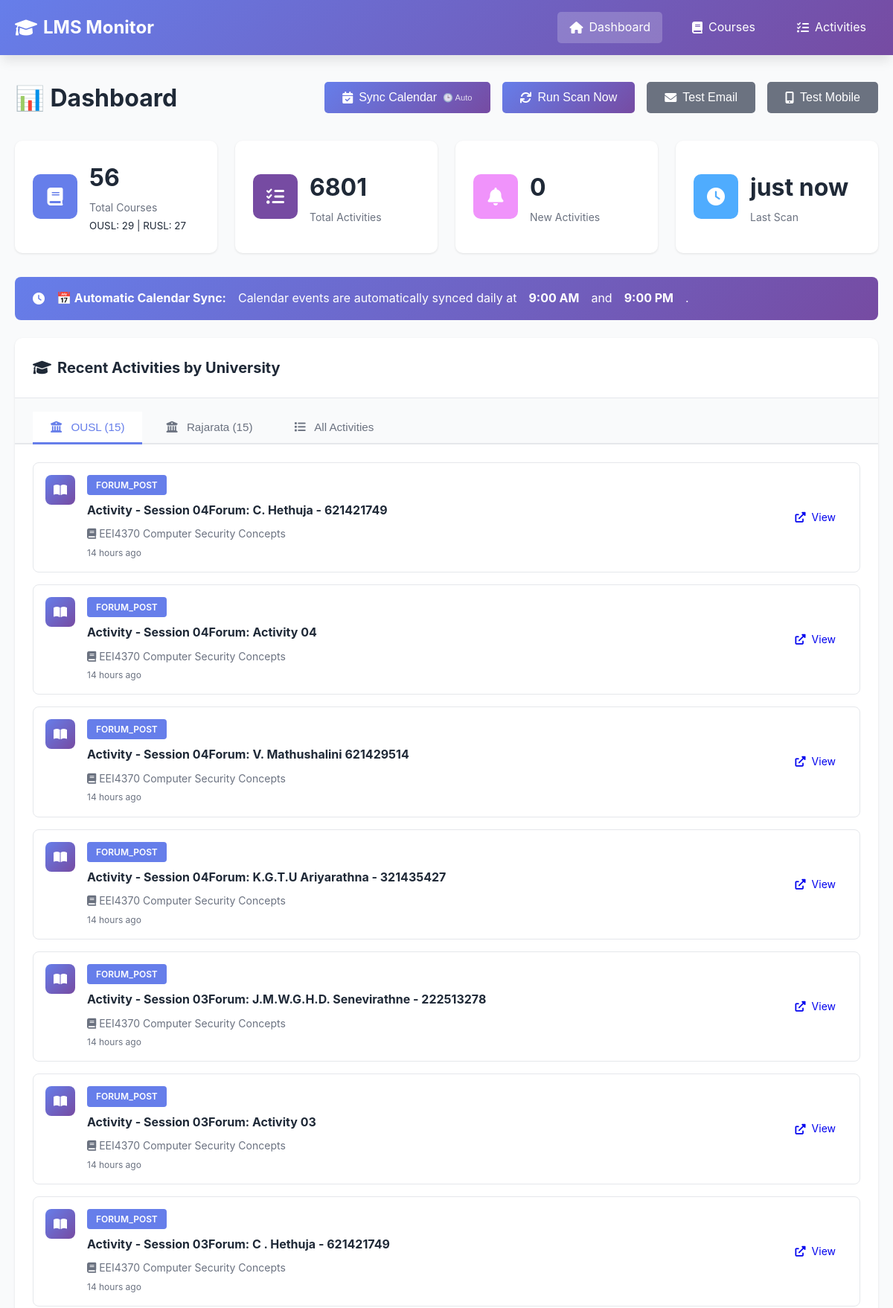
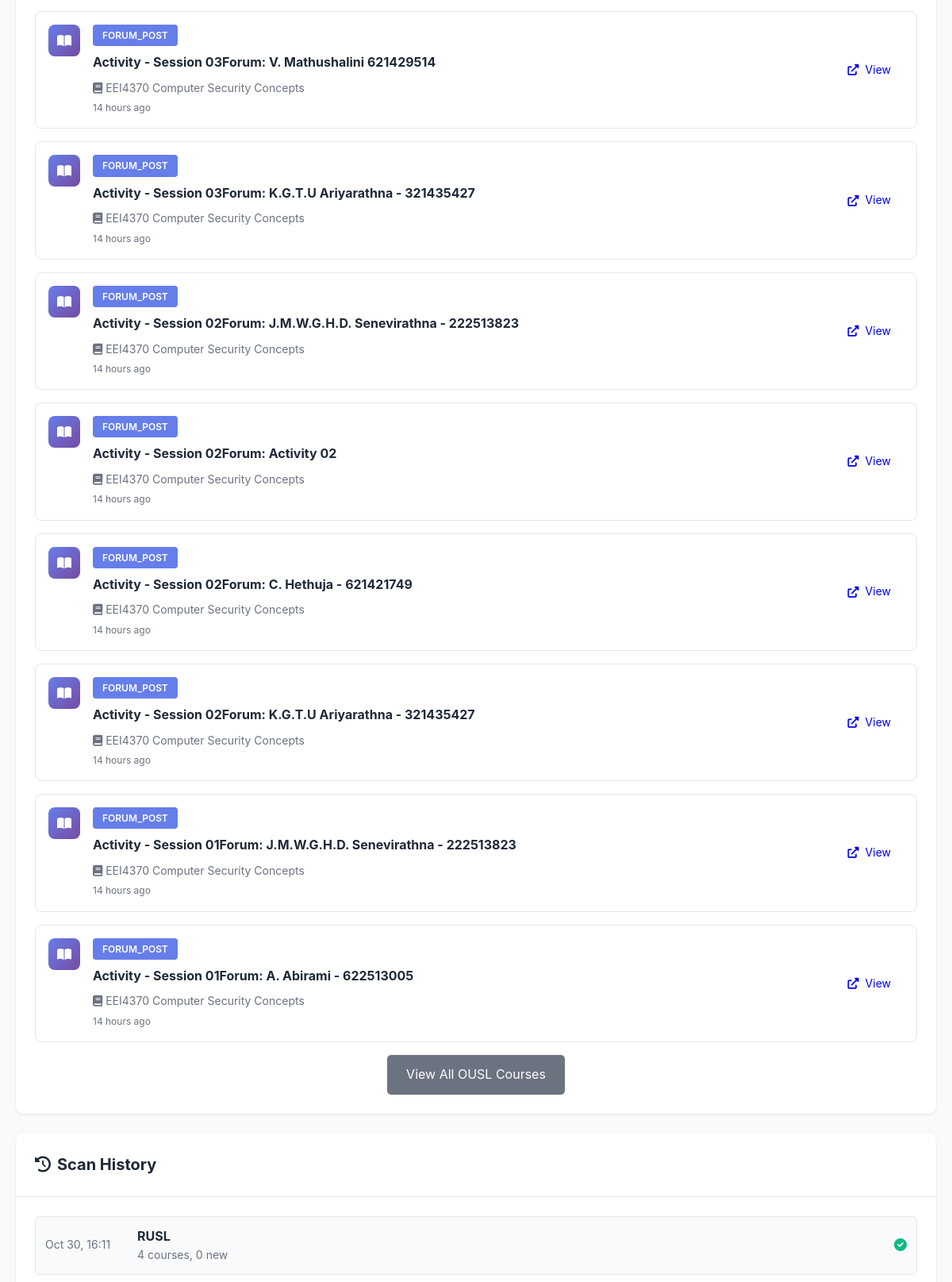
The page / (upper part) on the database its author committed (2 pictures, top to bottom).
### tables this page shows
CREATE TABLE scan_history (
                id INTEGER PRIMARY KEY AUTOINCREMENT,
                lms_name TEXT NOT NULL,
                scan_time TIMESTAMP DEFAULT CURRENT_TIMESTAMP,
                courses_found INTEGER,
                activities_found INTEGER,
                new_activities INTEGER,
                status TEXT,
                error_message TEXT
            );

CREATE TABLE courses (
                id INTEGER PRIMARY KEY AUTOINCREMENT,
                course_id TEXT UNIQUE NOT NULL,
                lms_name TEXT NOT NULL,
                course_name TEXT NOT NULL,
                course_url TEXT,
                first_seen TIMESTAMP DEFAULT CURRENT_TIMESTAMP,
                last_checked TIMESTAMP DEFAULT CURRENT_TIMESTAMP
            );

### app.py (the view, shortened to what this page needs)
@app.route('/')
def index():
    stats = db.get_stats()
    recent_activities = db.get_recent_activities(limit=20)
    scan_history = db.get_scan_history(limit=10)
    ousl_activities = db.get_activities_by_lms('OUSL', limit=15)
    rusl_activities = db.get_activities_by_lms('RUSL', limit=15)
    upcoming_deadlines = db.get_all_upcoming_deadlines(days_ahead=365)
    import re
    is_render = os.getenv('RENDER') is not None or os.getenv('RAILWAY_ENVIRONMENT') is not None
    return render_template('index.html',
                          stats=stats,
                          recent_activities=recent_activities,
                          ousl_activities=ousl_activities,
                          rusl_activities=rusl_activities,
                          upcoming_deadlines=upcoming_deadlines,
                          scan_history=scan_history,
                          is_render=is_render)

### app.py (called while the page is built)
@app.template_filter('datetime')
def format_datetime(value, format='%Y-%m-%d %H:%M:%S'):
    if value is None:
        return ''
    if isinstance(value, str):
        try:
            value = datetime.fromisoformat(value.replace('Z', '+00:00'))
        except:
            return value
    if value.tzinfo is None:
        from datetime import timezone
        value = value.replace(tzinfo=timezone.utc)
    from datetime import timezone, timedelta
    colombo_tz = timezone(timedelta(hours=5, minutes=30))
    local_time = value.astimezone(colombo_tz)
    return local_time.strftime(format)

### database.py (called while the page is built)
    def get_connection(self):
        return sqlite3.connect(self.db_path)

    def get_recent_activities(self, limit: int = 50) -> List[Dict[str, Any]]:
        conn = self.get_connection()
        cursor = conn.cursor()
        cursor.execute("""
            SELECT
                a.activity_id,
                a.activity_type,
                a.title,
                a.description,
                a.url,
                a.deadline,
                a.first_seen,
                a.is_new,
                c.course_name,
                c.lms_name
            FROM activities a
            JOIN courses c ON a.course_id = c.course_id
            ORDER BY a.first_seen DESC
            LIMIT ?
        """, (limit,))
        columns = [desc[0] for desc in cursor.description]
        activities = [dict(zip(columns, row)) for row in cursor.fetchall()]
        conn.close()
        return activities

    def get_activities_by_lms(self, lms_name: str, limit: int = 20) -> List[Dict[str, Any]]:
        conn = self.get_connection()
        cursor = conn.cursor()
        cursor.execute("""
            SELECT
                a.activity_id,
                a.activity_type,
                a.title,
                a.description,
                a.url,
                a.deadline,
                a.first_seen,
                a.is_new,
                c.course_name,
                c.lms_name
            FROM activities a
            JOIN courses c ON a.course_id = c.course_id
            WHERE c.lms_name = ?
            ORDER BY a.first_seen DESC
            LIMIT ?
        """, (lms_name, limit))
        columns = [desc[0] for desc in cursor.description]
        activities = [dict(zip(columns, row)) for row in cursor.fetchall()]
        conn.close()
        return activities

### templates/index.html (shortened to what this page needs)
{% extends "base.html" %}  {% block content %}
<div class="dashboard">
  <div class="page-header">
    <h1>📊 Dashboard</h1>
    <div class="actions">
      <button
        onclick="syncCalendar()"
        class="btn btn-primary"
        title="Auto-syncs daily at 9 AM & 9 PM"
      >
        <i class="fas fa-calendar-check"></i> Sync Calendar
        <span style="font-size: 0.7em; opacity: 0.8">🕒 Auto</span>
      </button>
      {% if is_render %}
      <button class="btn btn-secondary" disabled title="Scanning is automated via GitHub Actions (runs twice daily)">
        <i class="fas fa-sync"></i> Auto Scan (GitHub Actions)
      </button>
      {% else %}
      <button onclick="triggerScan()" class="btn btn-primary">
        <i class="fas fa-sync"></i> Run Scan Now
      </button>
      {% endif %}
      <button onclick="testEmail()" class="btn btn-secondary">
        <i class="fas fa-envelope"></i> Test Email
      </button>
      <button onclick="testNtfy()" class="btn btn-secondary">
        <i class="fas fa-mobile-alt"></i> Test Mobile
      </button>
    </div>
  </div>
  <div class="stats-grid">
    <div class="stat-card">
      <div class="stat-icon" style="background: #667eea">
        <i class="fas fa-book"></i>
      </div>
      <div class="stat-content">
        <h3>{{ stats.total_courses }}</h3>
        <p>Total Courses</p>
        <small
          >OUSL: {{ stats.ousl_courses }} | RUSL: {{ stats.rusl_courses
          }}</small
        >
      </div>
    </div>
    <div class="stat-card">
      <div class="stat-icon" style="background: #764ba2">
        <i class="fas fa-tasks"></i>
      </div>
      <div class="stat-content">
        <h3>{{ stats.total_activities }}</h3>
        <p>Total Activities</p>
      </div>
    </div>
    <div class="stat-card">
      <div class="stat-icon" style="background: #f093fb">
        <i class="fas fa-bell"></i>
      </div>
      <div class="stat-content">
        <h3 id="new-activities-count">{{ stats.new_activities }}</h3>
        <p>New Activities</p>
      </div>
    </div>
    <div class="stat-card">
      <div class="stat-icon" style="background: #4facfe">
        <i class="fas fa-clock"></i>
      </div>
      <div class="stat-content">
        <h3>
          {{ stats.last_scan_time|timeago if stats.last_scan_time else 'Never'
          }}
        </h3>
        <p>Last Scan</p>
      </div>
    </div>
  </div>
  <div
    class="alert alert-success"
    style="
      background: linear-gradient(135deg, #667eea 0%, #764ba2 100%);
      color: white;
      border: none;
    "
  >
    <i class="fas fa-clock"></i>
    <strong>📅 Automatic Calendar Sync:</strong> Calendar events are
    automatically synced daily at <strong>9:00 AM</strong> and
    <strong>9:00 PM</strong>.
  </div>
  <div class="card">
    <div class="card-header">
      <h2>
        <i class="fas fa-graduation-cap"></i> Recent Activities by University
      </h2>
    </div>
    <div class="tabs">
      <button class="tab-button active" onclick="openTab(event, 'ousl')">
        <i class="fas fa-university"></i> OUSL ({{ ousl_activities|length }})
      </button>
      <button class="tab-button" onclick="openTab(event, 'rusl')">
        <i class="fas fa-university"></i> Rajarata ({{ rusl_activities|length
        }})
      </button>
      <button class="tab-button" onclick="openTab(event, 'all')">
        <i class="fas fa-list"></i> All Activities
      </button>
    </div>
    <div id="ousl" class="tab-content active">
      <div class="card-body">
        {% if ousl_activities %}
        <div class="activity-list">
          {% for activity in ousl_activities %}
          <div class="activity-item {% if activity.is_new %}new{% endif %}">
            <div class="activity-icon">
              {% if activity.activity_type == 'assign' %}
              <i class="fas fa-file-alt"></i>
              {% elif activity.activity_type == 'quiz' %}
              <i class="fas fa-question-circle"></i>
              {% elif activity.activity_type == 'resource' %}
              <i class="fas fa-file"></i>
              {% elif activity.activity_type == 'forum' %}
              <i class="fas fa-comments"></i>
              {% else %}
              <i class="fas fa-book-open"></i>
              {% endif %}
            </div>
            <div class="activity-content">
              <div class="activity-header">
                <span class="activity-type">{{ activity.activity_type }}</span>
              </div>
              <h4>{{ activity.title }}</h4>
              <p class="activity-course">
                <i class="fas fa-book"></i> {{ activity.course_name }}
              </p>
              <p class="activity-time">{{ activity.first_seen|timeago }}</p>
            </div>
            {% if activity.url %}
            <a href="{{ activity.url }}" target="_blank" class="btn btn-small">
              <i class="fas fa-external-link-alt"></i> View
            </a>
            {% endif %}
          </div>
          {% endfor %}
        </div>
        <div style="text-align: center; margin-top: 1rem">
          <a href="/courses?lms=OUSL" class="btn btn-secondary"
            >View All OUSL Courses</a
          >
        </div>
        {% else %}
        <p class="empty-state">
          No OUSL activities found yet. Run a scan to get started!
        </p>
        {% endif %}
      </div>
    </div>
  </div>
  <div class="card">
    <div class="card-header">
      <h2><i class="fas fa-history"></i> Scan History</h2>
    </div>
    <div class="card-body">
      {% if scan_history %}
      <div class="scan-history">
        {% for scan in scan_history %}
        <div class="scan-item">
          <div class="scan-time">
            {{ scan.scan_time|datetime('%b %d, %H:%M') }}
          </div>
          <div class="scan-info">
            <strong>{{ scan.lms_name }}</strong>
            <span class="scan-stats">
              {{ scan.courses_found }} courses, {{ scan.new_activities }} new
            </span>
          </div>
          <div class="scan-status">
            {% if scan.status == 'success' %}
            <span class="status-success"
              ><i class="fas fa-check-circle"></i
            ></span>
            {% else %}
            <span class="status-error"
              ><i class="fas fa-times-circle"></i
            ></span>
            {% endif %}
          </div>
        </div>
        {% endfor %}
      </div>
      {% else %}
      <p class="empty-state">No scan history yet.</p>
      {% endif %}
    </div>
  </div>
</div>
{% endblock %}

### rows shown on the page
scan_history: last_scan_time "just now", scan_time "Oct 30, 16:11", lms_name "RUSL", courses_found "4", new_activities "0", status "success" (drawn)
courses: activity_type "FORUM_POST", title "Activity - Session 04Forum: C. Hethuja - 621421749", course_name "EEI4370 Computer Security Concepts", first_seen "14 hours ago", title "Activity - Session 04Forum: Activity 04", title "Activity - Session 04Forum: V. Mathushalini 621429514", title "Activity - Session 04Forum: K.G.T.U Ariyarathna - 321435427", title "Activity - Session 03Forum: J.M.W.G.H.D. Senevirathne - 222513278", title "Activity - Session 03Forum: Activity 03", title "Activity - Session 03Forum: C . Hethuja - 621421749", title "Activity - Session 03Forum: V. Mathushalini 621429514", title "Activity - Session 03Forum: K.G.T.U Ariyarathna - 321435427", title "Activity - Session 02Forum: J.M.W.G.H.D. Senevirathna - 222513823", title "Activity - Session 02Forum: Activity 02", title "Activity - Session 02Forum: C. Hethuja - 621421749", title "Activity - Session 02Forum: K.G.T.U Ariyarathna - 321435427", title "Activity - Session 01Forum: J.M.W.G.H.D. Senevirathna - 222513823", title "Activity - Session 01Forum: A. Abirami - 622513005"

### other values the page prints
{{ stats.total_courses }} "56"
{{ stats.ousl_courses }} "29"
{{ stats.rusl_courses }} "27"
{{ stats.total_activities }} "6801"
{{ stats.new_activities }} "0"
{{ ousl_activities|length }} "15"
{{ rusl_activities|length }} "15"
